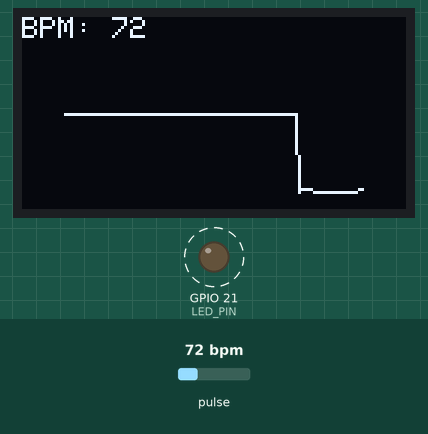
Recording of a sketch running on a simulated Seeed XIAO ESP32-S3. Parts: 128×64 one-colour display, output pins drawn as LEDs (lit = HIGH). Dashed ring = blinking. The test bench sets the inputs (shaded band); at power-on: pulse 72 bpm.

Above: at 3.2 s.
3.3 s: pulse set to 130 bpm
At 4.16 s:
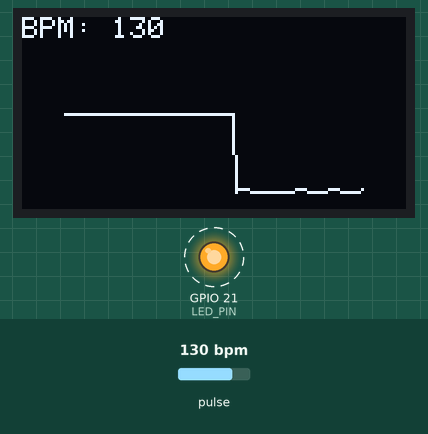
6.3 s: pulse set to 42 bpm
At 6.73 s:
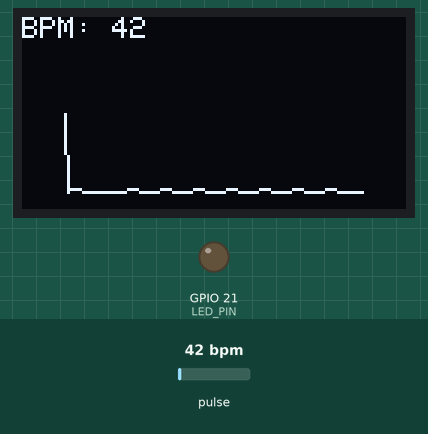
8.0 s: pulse set to 70 bpm
At 12.83 s:
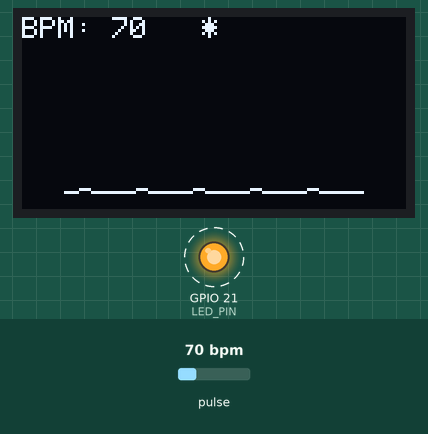
Timing chart, 0 to 15.6 s (numbered marks = the images above; inputs shaded):
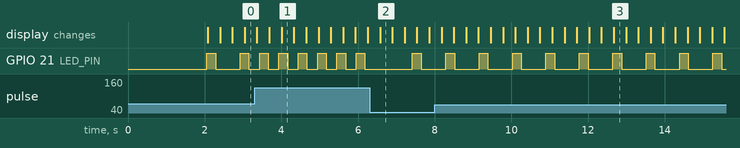

The sketch:

Codigo_de_Pulsimetro__Prueba_.ino
```cpp
/*
 * PulseSensor_XIAO_ESP32S3_OLED_Lib.ino
 * OLED display with library-powered beat detection.
 *
 * Hardware: XIAO ESP32S3, PulseSensor, 1.3" SH1106 OLED
 * Libraries: PulseSensor Playground, Adafruit SH110X, Adafruit GFX
 * >> https://pulsesensor.com
 */

#include <PulseSensorPlayground.h>
#include <Wire.h>
#include <Adafruit_GFX.h>
#include <Adafruit_SH110X.h>

const int PULSE_PIN = 1;
const int LED_PIN = 21;

PulseSensorPlayground pulseSensor;
Adafruit_SH1106G display(128, 64, &Wire, -1);

#define WAVE_WIDTH 100
int waveBuffer[WAVE_WIDTH];
int waveIndex = 0;

void setup() {
  Serial.begin(115200);

  pulseSensor.analogInput(PULSE_PIN);
  pulseSensor.blinkOnPulse(LED_PIN);
  pulseSensor.setThreshold(550);
  pulseSensor.begin();

  Wire.begin(5, 6);
  display.begin(0x3C, true);
  display.setTextColor(SH110X_WHITE);

  display.clearDisplay();
  display.setCursor(20, 20);
  display.println("PulseSensor");
  display.setCursor(20, 35);
  display.println("OLED + Library");
  display.display();
  delay(2000);

  for (int i = 0; i < WAVE_WIDTH; i++) waveBuffer[i] = 32;
}

void loop() {
  int signal = pulseSensor.getLatestSample();
  int bpm = pulseSensor.getBeatsPerMinute();
  bool beat = pulseSensor.sawStartOfBeat();

  int y = map(signal, 0, 4095, 63, 20);
  y = constrain(y, 20, 63);
  waveBuffer[waveIndex] = y;
  waveIndex = (waveIndex + 1) % WAVE_WIDTH;

  display.clearDisplay();

  // BPM display
  display.setTextSize(1);
  display.setCursor(0, 0);
  display.print("BPM: ");
  if (bpm > 40 && bpm < 200) {
    display.print(bpm);
  } else {
    display.print("--");
  }

  // Beat indicator
  if (beat) {
    display.setCursor(60, 0);
    display.print("*");
  }

  // Draw waveform
  for (int i = 0; i < WAVE_WIDTH - 1; i++) {
    int idx = (waveIndex + i) % WAVE_WIDTH;
    int idxNext = (waveIndex + i + 1) % WAVE_WIDTH;
    display.drawLine(14 + i, waveBuffer[idx], 14 + i + 1, waveBuffer[idxNext], SH110X_WHITE);
  }

  display.display();
  delay(20);
}
```

Measured:
- after the input at 3.3 s, GPIO 21 (LED_PIN): alternates HIGH for 0.23 s and LOW for 0.28 s, starting after 0.13 s
- after the input at 8.0 s, GPIO 21 (LED_PIN): alternates HIGH for 0.23 s and LOW for 0.64 s, starting after 0.29 s
- by itself, GPIO 21 (LED_PIN): alternates HIGH for 0.23 s and LOW for 0.64 s
